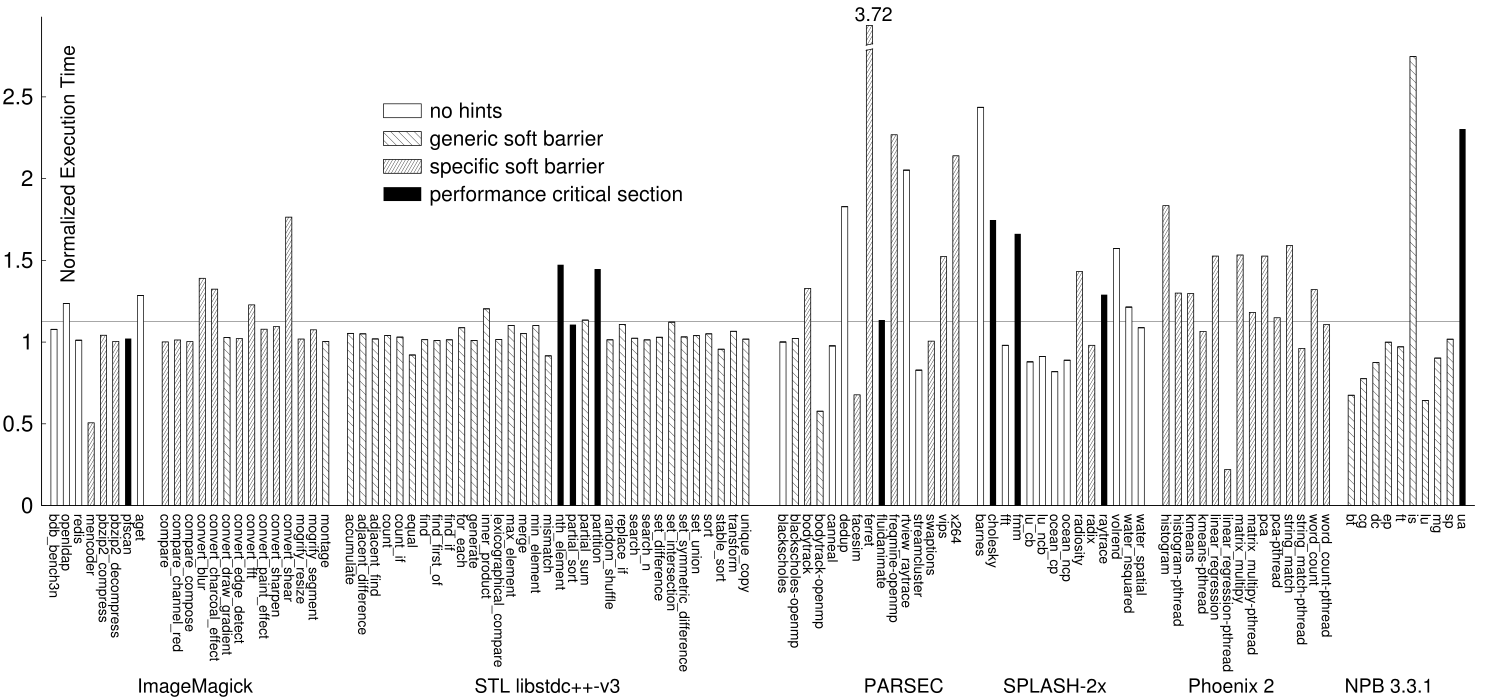

The gnuplot source for this figure:
## setting the ratio ##
set terminal postscript eps color enhanced "NimbusSanL-Regu, 20" fontfile "/usr/share/texmf-texlive/fonts/type1/urw/helvetic/uhvr8a.pfb"
set size 3, 2

## LABEL ##
set ylabel "Normalized Execution Time" font ",28" offset 10,7
set xlabel "                ImageMagick                                         STL libstdc++-v3                                             PARSEC           SPLASH-2x               Phoenix 2             NPB 3.3.1      " font ",28" offset 0,3.5


## SCALE ##
set auto x
set auto y
set yrange [0:2.99]
set xtics nomirror rotate by -90 offset 0,0 font ",20"
set ytics nomirror font ",32"

## STYLE ##
set boxwidth 0.5
# globally set the offset of histogram will change the position of newhistogram title
set style histogram title offset 0,3 font ",28"
set style data histogram
set style histogram rowstack gap 2

set border 3
set key left Left reverse font ",30" at 26,2.5,0 spacing 2

set bmargin 14
set lmargin 5


## PLOT ##
BREAK = 2.75
break(x) = (x>BREAK) ? (BREAK+(x-BREAK)/5.2) : (x)
g(x) = (x <= 2.75 ? 1/0 : 2.8)

set style rect fs empty border rgb"black" lw 2
set obj rect from -2, 0 to 114 , 1.127
plot \
newhistogram , \
	'overhead.dat' index 0 u 2:xtic(1) notitle fs pattern 0 lt -1 lc rgb"black", \
	'' index 0 u 3 notitle fs pattern 12 lt -1 lc rgb"black", \
	'' index 0 u 4 notitle fs pattern 7 lt -1 lc rgb"black", \
	'' index 0 u 5 notitle fs pattern 3 noborder lc rgb"black", \
newhistogram ,\
	'overhead.dat' index 1 u 2:xtic(1) notitle fs pattern 0 lt -1 lc rgb"black", \
	'' index 1 u 3 notitle fs pattern 12 lt -1 lc rgb"black", \
	'' index 1 u 4 notitle fs pattern 7 lt -1 lc rgb"black", \
	'' index 1 u 5 notitle fs pattern 3 noborder lc rgb"black", \
newhistogram , \
	'overhead.dat' index 2 u 2:xtic(1) notitle fs pattern 0 lt -1 lc rgb"black", \
	'' index 2 u 3 notitle fs pattern 12 lt -1 lc rgb"black", \
	'' index 2 u 4 notitle fs pattern 7 lt -1 lc rgb"black", \
	'' index 2 u 5 notitle fs pattern 3 noborder lc rgb"black", \
newhistogram , '' index 3 u (break($2)):xtic(1) notitle fs pattern 0 lt -1 lc rgb"black",\
	'' index 3 u (break($3)) notitle fs pattern 12 lt -1 lc rgb"black", \
	'' index 3 u (break($4)) notitle fs pattern 7 lt -1 lc rgb"black", \
	'' index 3 u (break($5)) notitle fs pattern 3 noborder lc rgb"black", \
        '' index 3 u (column(0)+58):(break($6)+0.05):($6>BREAK?sprintf("%0.2f",$6):"") with labels font ",28" offset 0.5,0.2 notitle, \
        '' index 3 u ($0+58-0.4):(g($6)):(1.6):(0.02) w vectors lt -1 lc rgb "white" lw 6 nohead notitle, \
        '' index 3 u ($0+58-0.3):(g($6)+0.016):(0.6):(0.01) w vectors lt -1 lc rgb "black" lw 1 nohead notitle, \
        '' index 3 u ($0+58-0.3):(g($6)-0.016):(0.6):(0.01) w vectors lt -1 lc rgb "black" lw 1 nohead notitle, \
newhistogram , '' index 4 u 2:xtic(1) notitle fs pattern 0 lt -1 lc rgb"black",\
	'' index 4 u 3 notitle fs pattern 12 lt -1 lc rgb"black", \
	'' index 4 u 4 notitle fs pattern 7 lt -1 lc rgb"black", \
	'' index 4 u 5 notitle fs pattern 3 noborder lc rgb"black", \
newhistogram , '' index 5 u 2:xtic(1) notitle fs pattern 0 lt -1 lc rgb"black",\
	'' index 5 u 3 notitle fs pattern 12 lt -1 lc rgb"black", \
	'' index 5 u 4 notitle fs pattern 7 lt -1 lc rgb"black", \
	'' index 5 u 5 notitle fs pattern 3 noborder lc rgb"black", \
newhistogram , '' index 6 u (break($2)):xtic(1) title "no hints" fs pattern 0 lt -1 lc rgb"black",\
	'' index 6 u (break($3)) title "generic soft barrier" fs pattern 12 lt -1 lc rgb"black", \
	'' index 6 u (break($4)) title "specific soft barrier" fs pattern 7 lt -1 lc rgb"black", \
	'' index 6 u (break($5)) title "performance critical section" fs pattern 3 noborder lc rgb"black"

## obselete##
#plot 1.199832367 notitle lc rgb "gray", \
#     'overhead.dat' u (break($2)):xtic(1) w boxes title "no performance hint" lc rgb"black" fs solid 0.25 noborder, \
#     ''             u (break($3))         w boxes notitle lc rgb"black" fs solid 0.5 noborder, \
#     ''             u (break($4))         w boxes title "lineup performance hint" lc rgb"black" fs solid 0.5 noborder, \
#     ''             u (break($5))         w boxes title "non-det performance hint" lc rgb"black" fs solid 0.8 noborder
#	 ''             u (column(0)):(break($6)+0.05):($6>2.25?sprintf("%0.2f",$6):"") with labels font ",28" offset 0.5,0.2 notitle, \
#     '' u ($0-0.35):(g($6)):(1.5):(0.02) w vectors lt -1 lc rgb "white" lw 10 nohead notitle, \
#     '' u ($0-0.25):(g($6)+0.01):(0.5):(0.02) w vectors lt -1 lc rgb "black" lw 1 nohead notitle, \
#     '' u ($0-0.25):(g($6)-0.01):(0.5):(0.02) w vectors lt -1 lc rgb "black" lw 1 nohead notitle
 
